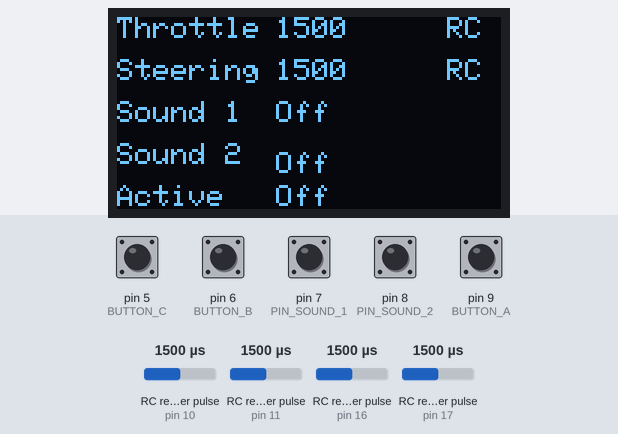
Simulated run of this sketch. Board: Arduino Uno, built for the host (arithmetic inside an expression is 32-bit, double 64-bit). On the bench: 128×64 one-colour display. Wiring (inferred from the names in the program): 4 × RC receiver channel: data pin 10 / data pin 11 / data pin 16 / data pin 17. The inputs (shaded band) are chosen by the test bench; at power-on: pin 5 (BUTTON_C), pin 6 (BUTTON_B), pin 7 (PIN_SOUND_1), pin 8 (PIN_SOUND_2) HIGH, pin 9 (BUTTON_A) LOW, RC receiver pulse (sensors on pin 16, pin 17, pin 10, pin 11) 1500 µs. The display library's start-up logo is not drawn; what the sketch prints to the serial monitor is not drawn.

Above: at 3.8 s.
3.9 s: pin 7 (PIN_SOUND_1) pulled LOW for 0.15 s
At 4.1 s:
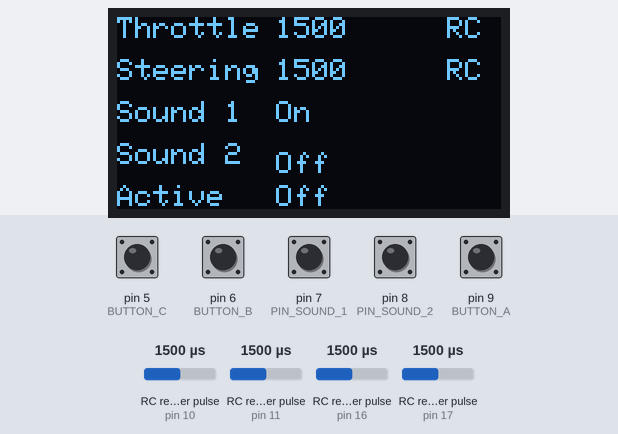
5.6 s: RC receiver pulse (sensor on pin 16) set to 1020 µs
At 6.5 s:
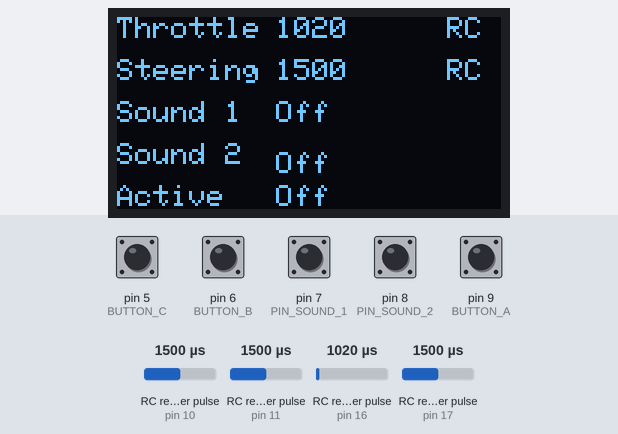
7.1 s: RC receiver pulse (sensor on pin 17) set to 1020 µs
At 8.0 s:
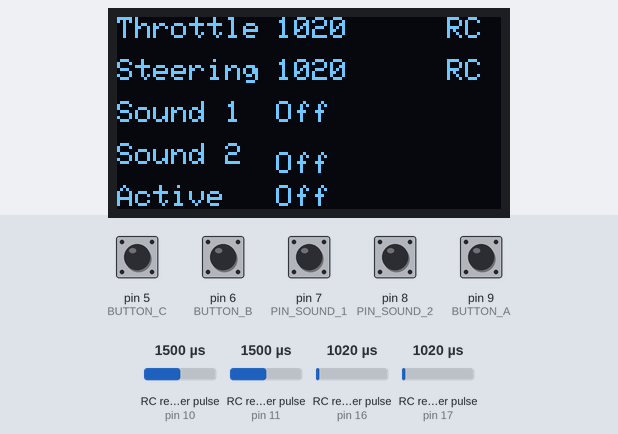
8.6 s: pin 5 (BUTTON_C) pulled LOW for 0.15 s
At 9.5 s:
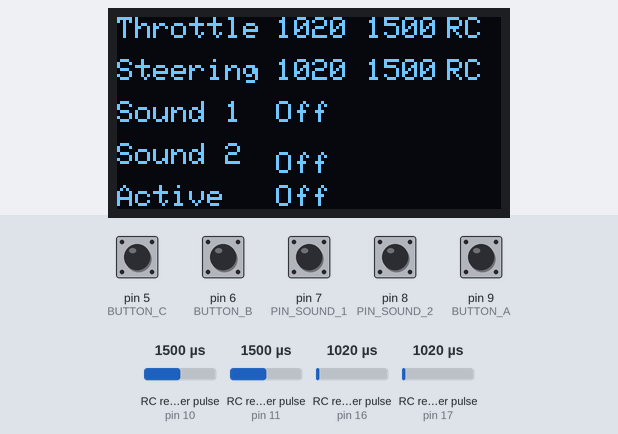
10.2 s: RC receiver pulse (sensor on pin 10) set to 1020 µs
At 10.8 s:
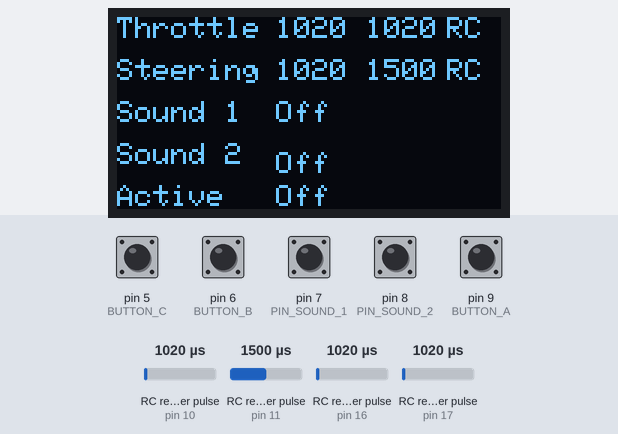
11.8 s: RC receiver pulse (sensor on pin 11) set to 1020 µs
At 13.3 s:
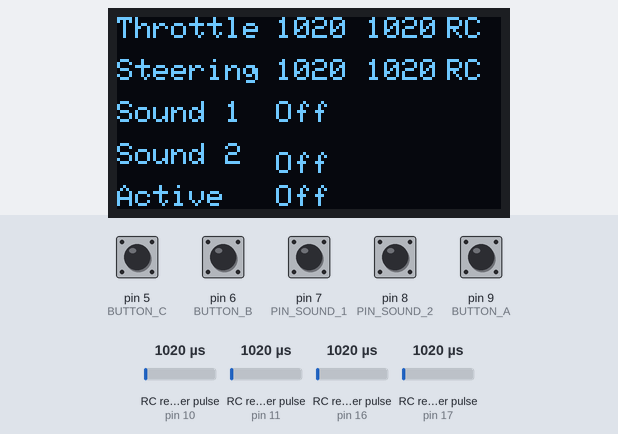
Timing chart, 0 to 14.4 s (numbered marks = the images above; inputs shaded):
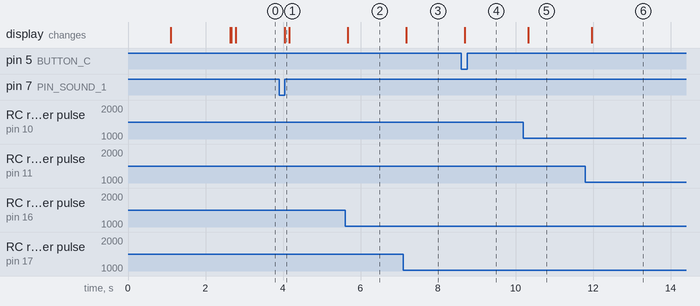

Measured:
- after the input at 3.9 s, the display: changes after 0.14 s (image 1)
- after the input at 5.6 s, the display: changes after 0.08 s (image 2)
- after the input at 7.1 s, the display: changes after 0.09 s (image 3)
- after the input at 8.6 s, the display: changes after 0.09 s (image 4)
- after the input at 10.2 s, the display: changes after 0.13 s (image 5)
- after the input at 11.8 s, the display: changes after 0.16 s (image 6)

The sketch:

OLED_InputTester_Teensy.ino
```cpp
#include <SPI.h>
#include <Wire.h>
#include <Adafruit_GFX.h>
#include <Adafruit_SH110X.h>

Adafruit_SH1107 display = Adafruit_SH1107(64, 128, &Wire);

#define BUTTON_A  9
#define BUTTON_B  6
#define BUTTON_C  5

#define PIN_JOYSTICK_STEERING 17
#define PIN_JOYSTICK_THROTTLE 16
#define PIN_RC_STEERING       11
#define PIN_RC_THROTTLE       10
#define PIN_SOUND_1           7
#define PIN_SOUND_2           8
#define PIN_ACTIVE_SWITCH     9

int throttle = 0;
int steering = 0;

int rcThrottle = 0;
int rcSteering = 0;

bool isAnalog = false;
bool showRc = false;

int joystickSteeringPwm = 0;
bool joystickSteeringSignalHigh = false;
int joystickSteeringPulseStart = 0;

int joystickThrottlePwm = 0;
bool joystickThrottleSignalHigh = false;
int joystickThrottlePulseStart = 0;

int rcSteeringPwm = 0;
bool rcSteeringSignalHigh = false;
int rcSteeringPulseStart = 0;

int rcThrottlePwm = 0;
bool rcThrottleSignalHigh = false;
int rcThrottlePulseStart = 0;

void setup() {
  Serial.begin(115200);

  display.begin(0x3C, true); // Address 0x3C default

  // Show image buffer on the display hardware.
  // Since the buffer is intialized with an Adafruit splashscreen
  // internally, this will display the splashscreen.
  display.display();
  delay(1000);

  // Clear the buffer.
  display.clearDisplay();
  display.display();

  display.setRotation(1);

  pinMode(BUTTON_A, INPUT_PULLUP);
  pinMode(BUTTON_B, INPUT_PULLUP);
  pinMode(BUTTON_C, INPUT_PULLUP);

  pinMode(PIN_SOUND_1, INPUT_PULLUP);
  pinMode(PIN_SOUND_2, INPUT_PULLUP);

  pinMode(PIN_ACTIVE_SWITCH, INPUT_PULLDOWN);

  display.setTextSize(1);
  display.setTextColor(SH110X_WHITE);
  display.setCursor(0, 0);
  display.print("A - Analog (default)");
  display.setCursor(0, 15);
  display.print("B - PWM");
  display.setCursor(0, 30);
  display.print("C - Show RC");

  display.display();

  delay(1500);

  display.clearDisplay();

  // text display tests
  display.setTextSize(1);
  display.setTextColor(SH110X_WHITE);
  display.setCursor(0, 0);
  display.print("Throttle");
  display.setCursor(0, 14);
  display.print("Steering");

  display.setCursor(0, 28);
  display.print("Sound 1");
  display.setCursor(0, 42);
  display.print("Sound 2");

  display.setCursor(0, 56);
  display.print("Active");

  display.setCursor(110, 0);
  display.print("RC");
  display.setCursor(110, 14);
  display.print("RC");

  display.display();

  attachInterrupt(digitalPinToInterrupt(PIN_JOYSTICK_STEERING), &joystickSteeringIRQHandler, CHANGE);
  attachInterrupt(digitalPinToInterrupt(PIN_JOYSTICK_THROTTLE), &joystickThrottleIRQHandler, CHANGE);
  attachInterrupt(digitalPinToInterrupt(PIN_RC_STEERING), &rcSteeringIRQHandler, CHANGE);
  attachInterrupt(digitalPinToInterrupt(PIN_RC_THROTTLE), &rcThrottleIRQHandler, CHANGE);
}

void loop() {
  if(!digitalRead(BUTTON_A)) {
    Serial.println("Button A Pressed");
    //isAnalog = true;
  }
  if(!digitalRead(BUTTON_B)) {
    Serial.println("Button B Pressed");
    isAnalog = false;
  }
  if(!digitalRead(BUTTON_C)) {
    showRc = true;
  }

  display.fillRect(53, 0, 53, 65, SH110X_BLACK);

  if (isAnalog) {
    throttle = analogRead(PIN_JOYSTICK_THROTTLE);
    steering = analogRead(PIN_JOYSTICK_STEERING);
  } else {
    throttle = joystickThrottlePwm;
    steering = joystickSteeringPwm;
  }

  display.setCursor(53, 0);
  display.print(throttle);

  display.setCursor(53, 14);
  display.print(steering);

  if (showRc) {
    display.setCursor(83, 0);
    display.print(rcThrottlePwm);

    display.setCursor(83, 14);
    display.print(rcSteeringPwm);
  }

  if (!digitalRead(PIN_SOUND_1)) {
    display.setCursor(53, 28);
    display.print("On");
  } else {
    display.setCursor(53, 28);
    display.print("Off");
  }

  if (!digitalRead(PIN_SOUND_2)) {
    display.setCursor(53, 42);
    display.print("On");
  } else {
    display.setCursor(53, 45);
    display.print("Off");
  }

  if (digitalRead(PIN_ACTIVE_SWITCH)) {
    display.setCursor(53, 56);
    display.print("On");
  } else {
    display.setCursor(53, 56);
    display.print("Off");
  }

  display.display();
  delay(100);
}

void joystickSteeringIRQHandler() {
  if(digitalRead(PIN_JOYSTICK_STEERING) == 1){
    if (!joystickSteeringSignalHigh) {
      // rising edge of the PWM signal
      // record when the pulse started
      joystickSteeringPulseStart = micros();
      joystickSteeringSignalHigh = true;
    }
  } else if (joystickSteeringSignalHigh) {
    // falling edge of the PWM signal
    // record the duty cycle in microseconds
    joystickSteeringPwm = micros() - joystickSteeringPulseStart;

    // reset for the next pulse
    joystickSteeringSignalHigh = false;
  }
}

void joystickThrottleIRQHandler() {
  if(digitalRead(PIN_JOYSTICK_THROTTLE) == 1){
    if (!joystickThrottleSignalHigh) {
      // rising edge of the PWM signal
      // record when the pulse started
      joystickThrottlePulseStart = micros();
      joystickThrottleSignalHigh = true;
    }
  } else if (joystickThrottleSignalHigh) {
    // falling edge of the PWM signal
    // record the duty cycle in microseconds
    joystickThrottlePwm = micros() - joystickThrottlePulseStart;

    // reset for the next pulse
    joystickThrottleSignalHigh = false;
  }
}

void rcSteeringIRQHandler() {
  if(digitalRead(PIN_RC_STEERING) == 1){
    if (!rcSteeringSignalHigh) {
      // rising edge of the PWM signal
      // record when the pulse started
      rcSteeringPulseStart = micros();
      rcSteeringSignalHigh = true;
    }
  } else if (rcSteeringSignalHigh) {
    // falling edge of the PWM signal
    // record the duty cycle in microseconds
    rcSteeringPwm = micros() - rcSteeringPulseStart;

    // reset for the next pulse
    rcSteeringSignalHigh = false;
  }
}

void rcThrottleIRQHandler() {
  if(digitalRead(PIN_RC_THROTTLE) == 1){
    if (!rcThrottleSignalHigh) {
      // rising edge of the PWM signal
      // record when the pulse started
      rcThrottlePulseStart = micros();
      rcThrottleSignalHigh = true;
    }
  } else if (rcThrottleSignalHigh) {
    // falling edge of the PWM signal
    // record the duty cycle in microseconds
    rcThrottlePwm = micros() - rcThrottlePulseStart;

    // reset for the next pulse
    rcThrottleSignalHigh = false;
  }
}
```
